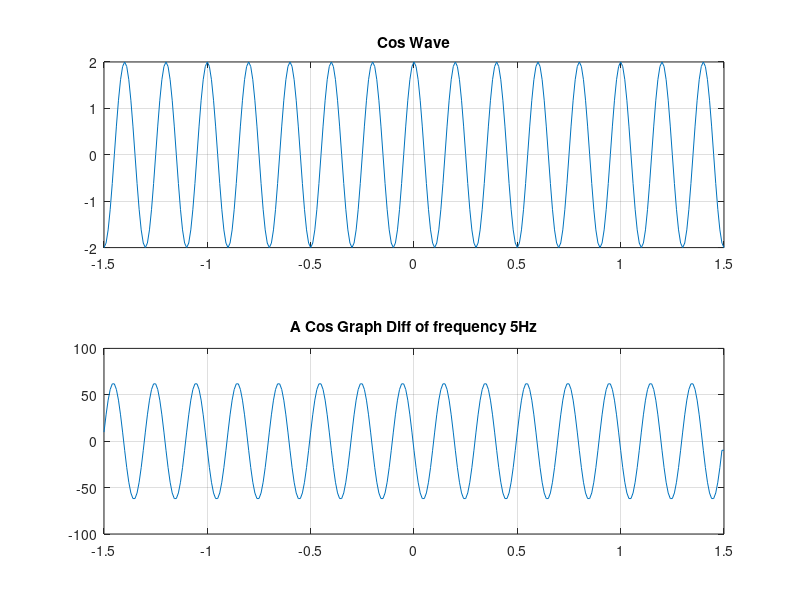

The MATLAB script that drew this image:
time= -1.5:0.01:1.5;
f = 2*cos(2*pi*5*time);
g = diff(f)/0.01;
g(301)=g(300);
subplot(2,1,1);
plot(time, f);
grid; 
title('Cos Wave');

subplot(2,1,2);
plot(time, g);
grid;
title('A Cos Graph Diff of frequency 5Hz');